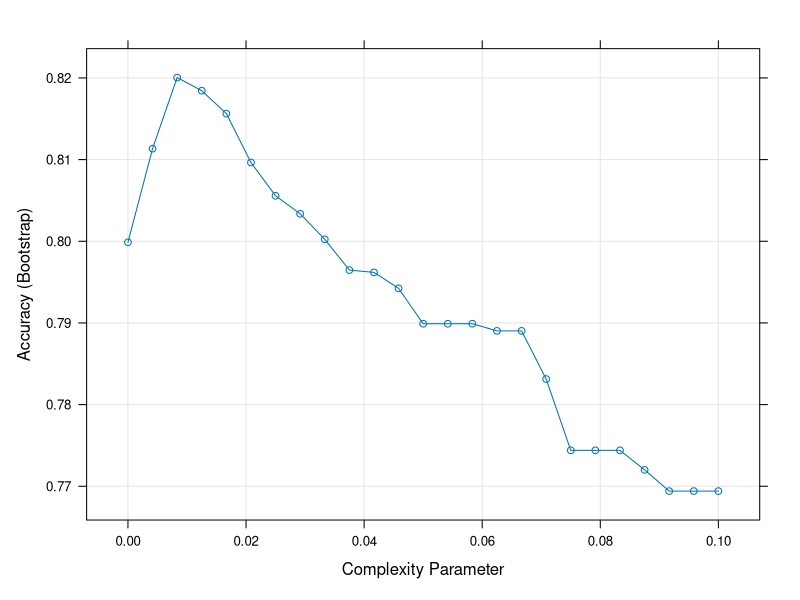

Source code (R):
#config
library(tidyverse)
library(dslabs)
library(caret)
library(rpart)
data("mnist_27")

# lets see how classification trees perform on 2 or 7
train_rpart <- train(y~., method = "rpart",
                     tuneGrid = data.frame(cp = seq(0.0, 0.1, len=25)),
                     data = mnist_27$train)
plot(train_rpart)

# we can derive the overall accuracy of our model now also
confusionMatrix(predict(train_rpart, mnist_27$test), mnist_27$test$y)$overall["Accuracy"]
